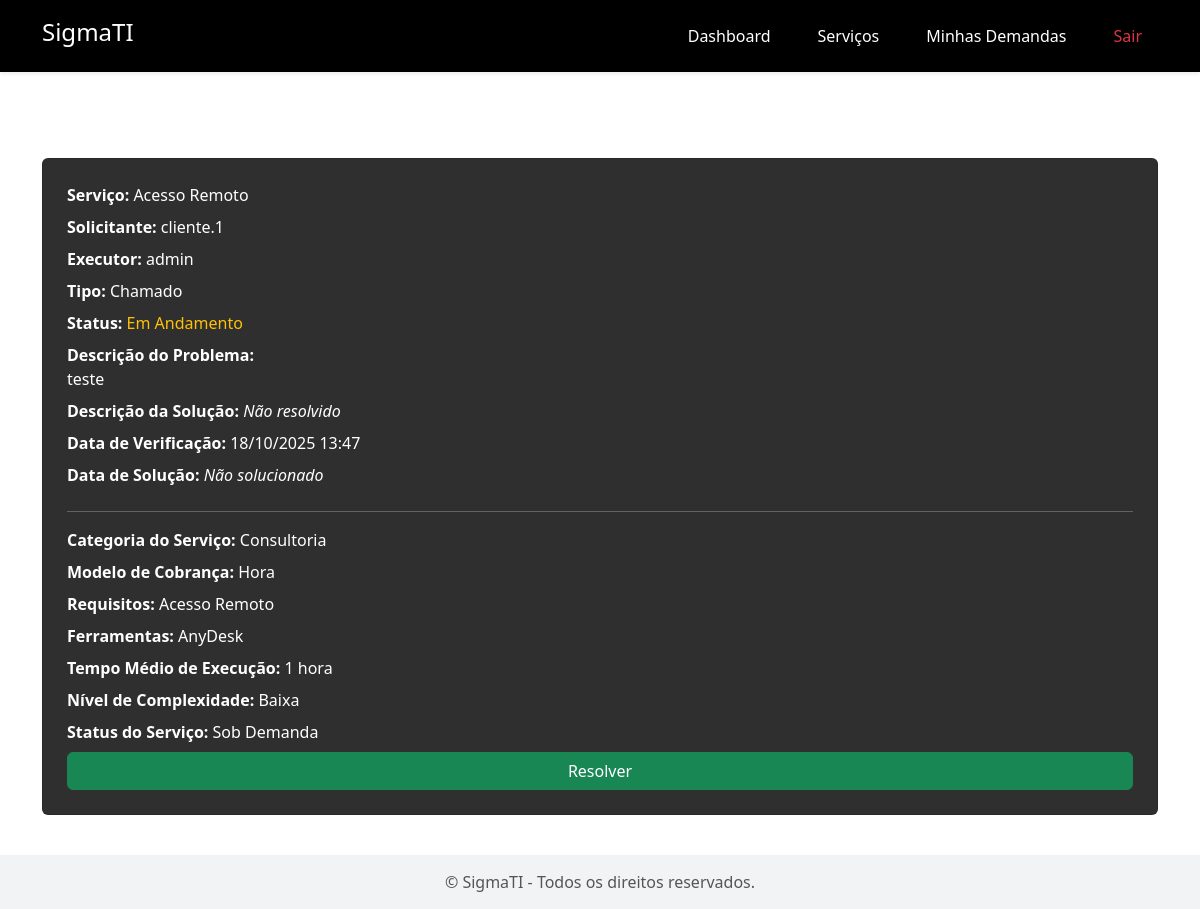
Page /detalhar_demanda/52/ (signed in) on the committed database.
### AppHome/models.py (models this page shows, shortened)
class Demanda(models.Model):
    CHAMADO = 'Chamado'
    PROJETO = 'Projeto'
    TIPO_CHOICES = [
        (CHAMADO, 'Chamado'),
        (PROJETO, 'Projeto'),
    ]
    ABERTO = 'Aberto'
    EM_ANDAMENTO = 'Em Andamento'
    CONCLUIDO = 'Concluído'
    STATUS_CHOICES = [
        (ABERTO, 'Aberto'),
        (EM_ANDAMENTO, 'Em Andamento'),
        (CONCLUIDO, 'Concluído'),
    ]
    solicitante = models.ForeignKey(User, on_delete=models.CASCADE, related_name='demandas_solicitadas')
    servico = models.ForeignKey(Servico, on_delete=models.CASCADE)
    tipo = models.CharField(max_length=10, choices=TIPO_CHOICES, default=CHAMADO)
    descricao_problema = models.TextField()
    status = models.CharField(max_length=20, choices=STATUS_CHOICES, default=ABERTO)
    executor = models.ForeignKey(User, on_delete=models.CASCADE, related_name='demandas_resolvidas', null=True, blank=True)
    descricao_solucao = models.TextField(blank=True, null=True)
    data_criacao = models.DateTimeField(auto_now_add=True)
    data_verificacao = models.DateTimeField(blank=True, null=True)
    data_solucao = models.DateTimeField(blank=True, null=True)
    objetivo = models.TextField(blank=True, null=True)
    escopo = models.TextField(blank=True, null=True)
    justificativa = models.TextField(blank=True, null=True)
    riscos = models.TextField(blank=True, null=True)
    prazos = models.CharField(max_length=255, blank=True, null=True)
    orcamento = models.CharField(max_length=255, blank=True, null=True)
    responsaveis = models.TextField(blank=True, null=True)

class Servico(models.Model):
    CATEGORIAS = [
        ('infraestrutura', 'Infraestrutura'),
        ('desenvolvimento', 'Desenvolvimento'),
        ('automacao', 'Automação'),
        ('suporte', 'Suporte'),
        ('consultoria', 'Consultoria'),
    ]
    MODELOS_COBRANCA = [
        ('hora', 'Hora'),
        ('projeto_fechado', 'Projeto Fechado'),
        ('mensalidade', 'Mensalidade'),
        ('retainer', 'Retainer'),
    ]
    REQUISITOS = [
        ('acesso_a_conta', 'Acesso a Conta'),
        ('acesso_remoto', 'Acesso Remoto'),
        ('documentacao_rede', 'Documentação da Rede'),
        ('acesso_servidor', 'Acesso ao Servidor'),
        ('infraestrutura_basica', 'Infraestrutura Básica'),
        ('equipamento_rede', 'Equipamento de Rede'),
    ]
    FERRAMENTAS = [
        ('AnyDesk', 'AnyDesk'),
        ('pendrive', 'PenDrive'),
        ('powerapps', 'PowerApps'),
        ('python', 'Python'),
        ('django', 'Django'),
        ('react', 'React'),
        ('pfsense', 'Pfsense'),
        ('mikrotik', 'Mikrotik'),
        ('power_apps', 'Power Apps'),
        ('github', 'GitHub'),
        ('azure', 'Azure'),
        ('aws', 'AWS'),
        ('docker', 'Docker'),
        ('sql_server', 'SQL Server'),
    ]
    TEMPO_MEDIO = [
        ('30_minutos','30 minutos'),
        ('1_hora','1 hora'),
        ('3_horas','3 horas'),
        ('6_horas','6 horas'),
        ('12_horas','12 horas'),
        ('1_dia_util', '1 dia útil'),
        ('3_dias_uteis', '3 dias úteis'),
        ('5_dias_uteis', '5 dias úteis'),
        ('1_semana', '1 semana'),
        ('2_semanas', '2 semanas'),
        ('1_mes', '1 mês'),
    ]
    COMPLEXIDADE = [
        ('baixa', 'Baixa'),
        ('media', 'Média'),
        ('alta', 'Alta'),
    ]
    STATUS = [
        ('ativo', 'Ativo'),
        ('em_desenvolvimento', 'Em Desenvolvimento'),
        ('sob_demanda', 'Sob Demanda'),
        ('em_manutencao', 'Em Manutenção'),
    ]
    nome = models.CharField(max_length=100)
    descricao = models.TextField()
    valor = models.DecimalField(max_digits=10, decimal_places=2)
    categoria = models.CharField(max_length=50, choices=CATEGORIAS, default='hora')
    modelo_cobranca = models.CharField(max_length=50, choices=MODELOS_COBRANCA)
    requisitos = models.CharField(max_length=100, choices=REQUISITOS, blank=True, null=True)
    ferramentas = models.CharField(max_length=100, choices=FERRAMENTAS, blank=True, null=True)
    tempo_medio_execucao = models.CharField(max_length=50, choices=TEMPO_MEDIO)
    nivel_complexidade = models.CharField(max_length=50, choices=COMPLEXIDADE)
    status = models.CharField(max_length=50, choices=STATUS)
    documentacao = models.FileField(upload_to='documentos/', blank=True, null=True)

### AppHome/views.py (the view, shortened to what this page needs)
# urls.py: path('detalhar_demanda/<int:id>/', views.detalhar_demanda, name='detalhar_demanda'),
@login_required
def detalhar_demanda(request, id):
    demanda = get_object_or_404(Demanda, id=id)
    usuario_pode_alterar = request.user.is_superuser or request.user.groups.filter(name="Técnicos").exists()
    status_antigo = demanda.status
    return render(request, 'AppHome/detalhar_demanda.html', {
        'demanda': demanda,
        'usuario_pode_alterar': usuario_pode_alterar
    })

### AppHome/context_processors.py (called while the page is built)
def permissoes_usuario(request):
    if not request.user.is_authenticated:
        return {}
    usuario_pode_alterar = request.user.is_superuser or request.user.groups.filter(name="Técnicos").exists()
    return {
        'usuario_pode_alterar': usuario_pode_alterar
    }

### AppHome/templates/AppHome/detalhar_demanda.html (shortened to what this page needs)
{% extends "AppHome/base.html" %}
{% block content %}
<h2 class="text-white mb-4">Detalhes da Demanda</h2>
<div class="card p-4 mb-4" style="background-color:#2f2f2f; color:white;">
    <p><strong>Serviço:</strong> {{ demanda.servico.nome }}</p>
    <p><strong>Solicitante:</strong> {{ demanda.solicitante.username }}</p>
    <p><strong>Executor:</strong>
        {% if demanda.executor %}
            {{ demanda.executor.username }}
        {% else %}
            <span class="fst-italic">Não atribuído</span>
        {% endif %}
    </p>
    <p><strong>Tipo:</strong> {{ demanda.tipo }}</p>
    <p><strong>Status:</strong>
        <span class="{% if demanda.status == 'Aberto' %}text-danger{% elif demanda.status == 'Em Andamento' %}text-warning{% elif demanda.status == 'Concluído' %}text-success{% endif %}">
            {{ demanda.get_status_display }}
        </span>
    </p>
    <p><strong>Descrição do Problema:</strong><br>{{ demanda.descricao_problema }}</p>
    <p><strong>Descrição da Solução:</strong>
        {% if demanda.descricao_solucao %}
            {{ demanda.descricao_solucao }}
        {% else %}
            <span class="fst-italic">Não resolvido</span>
        {% endif %}
    </p>
    <p><strong>Data de Verificação:</strong>
        {% if demanda.data_verificacao %}
            {{ demanda.data_verificacao|date:"d/m/Y H:i" }}
        {% else %}
            <span class="fst-italic">Não verificado</span>
        {% endif %}
    </p>
    <p><strong>Data de Solução:</strong>
        {% if demanda.data_solucao %}
            {{ demanda.data_solucao|date:"d/m/Y H:i" }}
        {% else %}
            <span class="fst-italic">Não solucionado</span>
        {% endif %}
    </p>
    {% if user.is_superuser or usuario_pode_alterar %}
    <hr class="border-light">
    <p><strong>Categoria do Serviço:</strong> {{ demanda.servico.get_categoria_display }}</p>
    <p><strong>Modelo de Cobrança:</strong> {{ demanda.servico.get_modelo_cobranca_display }}</p>
    <p><strong>Requisitos:</strong> {{ demanda.servico.get_requisitos_display|default:"Nenhum" }}</p>
    <p><strong>Ferramentas:</strong> {{ demanda.servico.get_ferramentas_display|default:"Nenhuma" }}</p>
    <p><strong>Tempo Médio de Execução:</strong> {{ demanda.servico.get_tempo_medio_execucao_display }}</p>
    <p><strong>Nível de Complexidade:</strong> {{ demanda.servico.get_nivel_complexidade_display }}</p>
    <p><strong>Status do Serviço:</strong> {{ demanda.servico.get_status_display }}</p>
    <a class="btn btn-success" id="btn-resolver" href="{% url 'AppHome:editar_demanda' demanda.id %}">Resolver</a>
    {% endif %}
</div>
{% endblock %}

### AppHome/templates/AppHome/base.html (style rules this page uses)
body { background: #ffffff; }

### AppHome/templates/AppHome/detalhar_demanda.html (style rules this page uses)
.card p { margin-bottom:0.5rem; }

### rows in the picture
Demanda: servico.nome "Acesso Remoto", solicitante.username "cliente.1", executor.username "admin", tipo "Chamado", status "Em Andamento", descricao_problema "teste", data_verificacao "18/10/2025 13:47", servico.categoria "Consultoria", servico.modelo_cobranca "Hora", servico.requisitos "Acesso Remoto", servico.ferramentas "AnyDesk", servico.tempo_medio_execucao "1 hora", servico.nivel_complexidade "Baixa", servico.status "Sob Demanda"
